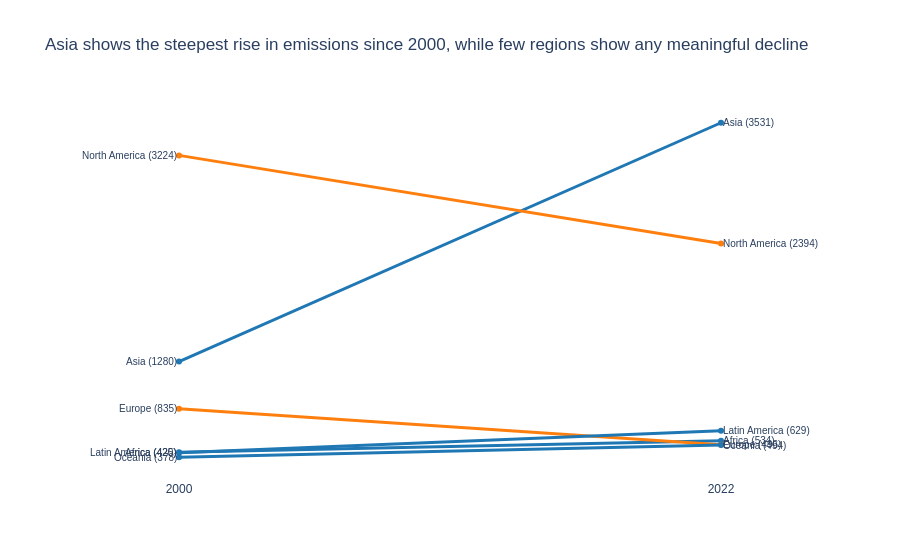

Here is the notebook cell this chart was saved with:
### Markdown cell above
---
## Task 2 — Slopegraph: Regional Change 2000 vs 2022

**What to build:** A slopegraph comparing **average regional CO2 emissions** between 2000 and 2022.

**Requirements:**
- One line per region (not per country — aggregate first)
- Colour: regions that increased = one colour; decreased = another
- Values labelled at both ends of each line
- No y-axis tick labels (the endpoint labels make them redundant)
- Insight title stating which regions moved most

> 💡 `df.groupby(['Region','Year'])['CO2_Mt'].mean().reset_index()` then filter to 2000 and 2022

### Code cell
# Task 2 — Slopegraph: regional averages
# YOUR CODE HERE

# Step 1: Aggregate
region_year = (df.groupby(['Region', 'Year'])['CO2_Mt']
               .mean()
               .reset_index())

# Step 2: Filter years
slope_df = region_year[region_year['Year'].isin([2000, 2022])]

# Step 3: Pivot
pivot_df = slope_df.pivot(index='Region', columns='Year', values='CO2_Mt').reset_index()

fig = go.Figure()

for _, row in pivot_df.iterrows():
    start = row[2000]
    end = row[2022]
    
    # Better color contrast
    color = '#1f77b4' if end > start else '#ff7f0e'   # blue vs orange
    
    fig.add_trace(go.Scatter(
        x=[2000, 2022],
        y=[start, end],
        mode='lines+markers',
        line=dict(color=color, width=3),
        marker=dict(size=6),
        showlegend=False
    ))
    
    # Labels
    fig.add_annotation(
        x=2000, y=start,
        text=f"{row['Region']} ({start:.0f})",
        showarrow=False,
        xanchor='right',
        font=dict(size=10)
    )
    
    fig.add_annotation(
        x=2022, y=end,
        text=f"{row['Region']} ({end:.0f})",
        showarrow=False,
        xanchor='left',
        font=dict(size=10)
    )

# Layout
fig.update_layout(
    title="Asia shows the steepest rise in emissions since 2000, while few regions show any meaningful decline",
    xaxis=dict(showgrid=False, tickvals=[2000, 2022]),
    yaxis=dict(showgrid=False, showticklabels=False),
    plot_bgcolor='white',
    paper_bgcolor='white',
    font=dict(family="Arial", size=12)
)

fig.show()

### Figure 1 — Plotly figure (JSON) as saved in the notebook; plotly's stock layout.template omitted (floating-point values rounded to 4 significant figures)
{"data": [{"line": {"color": "#1f77b4", "width": 3}, "marker": {"size": 6}, "mode": "lines+markers", "showlegend": false, "type": "scatter", "x": [2000, 2022], "y": [425.4, 534.4]}, {"line": {"color": "#1f77b4", "width": 3}, "marker": {"size": 6}, "mode": "lines+markers", "showlegend": false, "type": "scatter", "x": [2000, 2022], "y": [1280.0, 3531.0]}, {"line": {"color": "#ff7f0e", "width": 3}, "marker": {"size": 6}, "mode": "lines+markers", "showlegend": false, "type": "scatter", "x": [2000, 2022], "y": [834.9, 496.5]}, {"line": {"color": "#1f77b4", "width": 3}, "marker": {"size": 6}, "mode": "lines+markers", "showlegend": false, "type": "scatter", "x": [2000, 2022], "y": [419.9, 629.1]}, {"line": {"color": "#ff7f0e", "width": 3}, "marker": {"size": 6}, "mode": "lines+markers", "showlegend": false, "type": "scatter", "x": [2000, 2022], "y": [3224.0, 2394.0]}, {"line": {"color": "#1f77b4", "width": 3}, "marker": {"size": 6}, "mode": "lines+markers", "showlegend": false, "type": "scatter", "x": [2000, 2022], "y": [378.4, 493.7]}], "layout": {"annotations": [{"font": {"size": 10}, "showarrow": false, "text": "Africa (425)", "x": 2000, "xanchor": "right", "y": 425.4}, {"font": {"size": 10}, "showarrow": false, "text": "Africa (534)", "x": 2022, "xanchor": "left", "y": 534.4}, {"font": {"size": 10}, "showarrow": false, "text": "Asia (1280)", "x": 2000, "xanchor": "right", "y": 1280.0}, {"font": {"size": 10}, "showarrow": false, "text": "Asia (3531)", "x": 2022, "xanchor": "left", "y": 3531.0}, {"font": {"size": 10}, "showarrow": false, "text": "Europe (835)", "x": 2000, "xanchor": "right", "y": 834.9}, {"font": {"size": 10}, "showarrow": false, "text": "Europe (496)", "x": 2022, "xanchor": "left", "y": 496.5}, {"font": {"size": 10}, "showarrow": false, "text": "Latin America (420)", "x": 2000, "xanchor": "right", "y": 419.9}, {"font": {"size": 10}, "showarrow": false, "text": "Latin America (629)", "x": 2022, "xanchor": "left", "y": 629.1}, {"font": {"size": 10}, "showarrow": false, "text": "North America (3224)", "x": 2000, "xanchor": "right", "y": 3224.0}, {"font": {"size": 10}, "showarrow": false, "text": "North America (2394)", "x": 2022, "xanchor": "left", "y": 2394.0}, {"font": {"size": 10}, "showarrow": false, "text": "Oceania (378)", "x": 2000, "xanchor": "right", "y": 378.4}, {"font": {"size": 10}, "showarrow": false, "text": "Oceania (494)", "x": 2022, "xanchor": "left", "y": 493.7}], "font": {"family": "Arial", "size": 12}, "paper_bgcolor": "white", "plot_bgcolor": "white", "title": {"text": "Asia shows the steepest rise in emissions since 2000, while few regions show any meaningful decline"}, "xaxis": {"showgrid": false, "tickvals": [2000, 2022]}, "yaxis": {"showgrid": false, "showticklabels": false}}}
